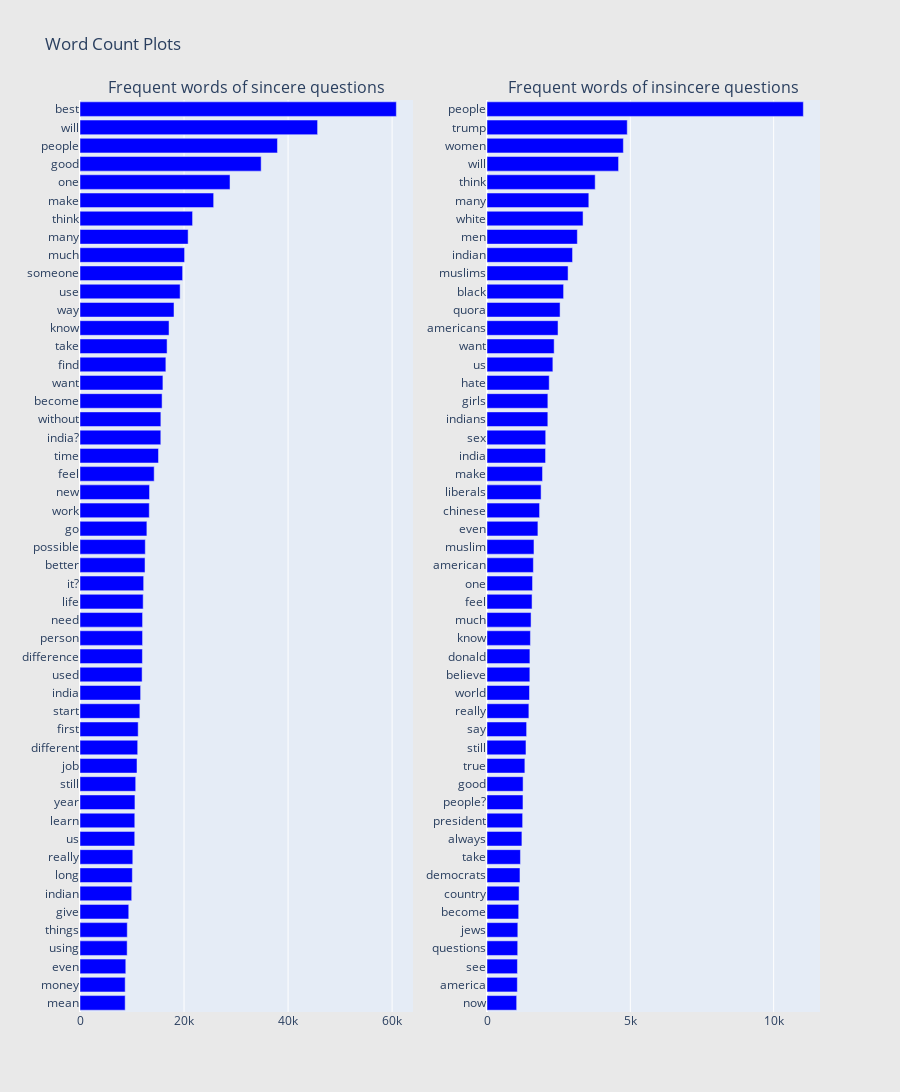

The notebook cell this image was saved under:
### Code cell
from collections import defaultdict
train1_df = train_df[train_df["target"]==1]
train0_df = train_df[train_df["target"]==0]

## custom function for ngram generation ##
def generate_ngrams(text, n_gram=1):
    token = [token for token in text.lower().split(" ") if token != "" if token not in STOPWORDS]
    ngrams = zip(*[token[i:] for i in range(n_gram)])
    return [" ".join(ngram) for ngram in ngrams]

## custom function for horizontal bar chart ##
def horizontal_bar_chart(df, color):
    trace = go.Bar(
        y=df["word"].values[::-1],
        x=df["wordcount"].values[::-1],
        showlegend=False,
        orientation = 'h',
        marker=dict(
            color=color,
        ),
    )
    return trace

## Get the bar chart from sincere questions ##
freq_dict = defaultdict(int)
for sent in train0_df["question_text"]:
    for word in generate_ngrams(sent):
        freq_dict[word] += 1
fd_sorted = pd.DataFrame(sorted(freq_dict.items(), key=lambda x: x[1])[::-1])
fd_sorted.columns = ["word", "wordcount"]
trace0 = horizontal_bar_chart(fd_sorted.head(50), 'blue')

## Get the bar chart from insincere questions ##
freq_dict = defaultdict(int)
for sent in train1_df["question_text"]:
    for word in generate_ngrams(sent):
        freq_dict[word] += 1
fd_sorted = pd.DataFrame(sorted(freq_dict.items(), key=lambda x: x[1])[::-1])
fd_sorted.columns = ["word", "wordcount"]
trace1 = horizontal_bar_chart(fd_sorted.head(50), 'blue')

# Creating two subplots
fig = tools.make_subplots(rows=1, cols=2, vertical_spacing=0.04,
                          subplot_titles=["Frequent words of sincere questions", 
                                          "Frequent words of insincere questions"])
fig.append_trace(trace0, 1, 1)
fig.append_trace(trace1, 1, 2)
fig['layout'].update(height=1200, width=900, paper_bgcolor='rgb(233,233,233)', title="Word Count Plots")
py.iplot(fig, filename='word-plots')

#plt.figure(figsize=(10,16))
#sns.barplot(x="ngram_count", y="ngram", data=fd_sorted.loc[:50,:], color="b")
#plt.title("Frequent words for Insincere Questions", fontsize=16)
#plt.show()

### Figure 1 — Plotly figure (JSON) as saved in the notebook; plotly's stock layout.template omitted (floating-point values rounded to 4 significant figures)
{"data": [{"marker": {"color": "blue"}, "orientation": "h", "showlegend": false, "type": "bar", "x": [8684, 8686, 8803, 9067, 9087, 9373, 9938, 10063, 10148, 10524, 10533, 10562, 10709, 10958, 11090, 11184, 11507, 11653, 11940, 11998, 12026, 12028, 12146, 12238, 12501, 12552, 12857, 13319, 13368, 14260, 15089, 15536, 15545, 15781, 15941, 16508, 16743, 17118, 18073, 19250, 19728, 20108, 20788, 21641, 25696, 28840, 34827, 37960, 45675, 60816], "xaxis": "x", "y": ["mean", "money", "even", "using", "things", "give", "indian", "long", "really", "us", "learn", "year", "still", "job", "different", "first", "start", "india", "used", "difference", "person", "need", "life", "it?", "better", "possible", "go", "work", "new", "feel", "time", "india?", "without", "become", "want", "find", "take", "know", "way", "use", "someone", "much", "many", "think", "make", "one", "good", "people", "will", "best"], "yaxis": "y"}, {"marker": {"color": "blue"}, "orientation": "h", "showlegend": false, "type": "bar", "x": [1035, 1058, 1062, 1071, 1075, 1106, 1119, 1150, 1167, 1218, 1243, 1255, 1259, 1321, 1360, 1382, 1461, 1483, 1495, 1497, 1515, 1537, 1572, 1588, 1618, 1639, 1776, 1834, 1887, 1937, 2043, 2048, 2122, 2123, 2171, 2298, 2343, 2478, 2549, 2672, 2828, 2984, 3152, 3351, 3552, 3774, 4590, 4757, 4893, 11036], "xaxis": "x2", "y": ["now", "america", "see", "questions", "jews", "become", "country", "democrats", "take", "always", "president", "people?", "good", "true", "still", "say", "really", "world", "believe", "donald", "know", "much", "feel", "one", "american", "muslim", "even", "chinese", "liberals", "make", "india", "sex", "indians", "girls", "hate", "us", "want", "americans", "quora", "black", "muslims", "indian", "men", "white", "many", "think", "will", "women", "trump", "people"], "yaxis": "y2"}], "layout": {"annotations": [{"font": {"size": 16}, "showarrow": false, "text": "Frequent words of sincere questions", "x": 0.225, "xanchor": "center", "xref": "paper", "y": 1, "yanchor": "bottom", "yref": "paper"}, {"font": {"size": 16}, "showarrow": false, "text": "Frequent words of insincere questions", "x": 0.775, "xanchor": "center", "xref": "paper", "y": 1, "yanchor": "bottom", "yref": "paper"}], "height": 1200, "paper_bgcolor": "rgb(233,233,233)", "title": {"text": "Word Count Plots"}, "width": 900, "xaxis": {"anchor": "y", "domain": [0, 0.45]}, "xaxis2": {"anchor": "y2", "domain": [0.55, 1]}, "yaxis": {"anchor": "x", "domain": [0, 1]}, "yaxis2": {"anchor": "x2", "domain": [0, 1]}}}
